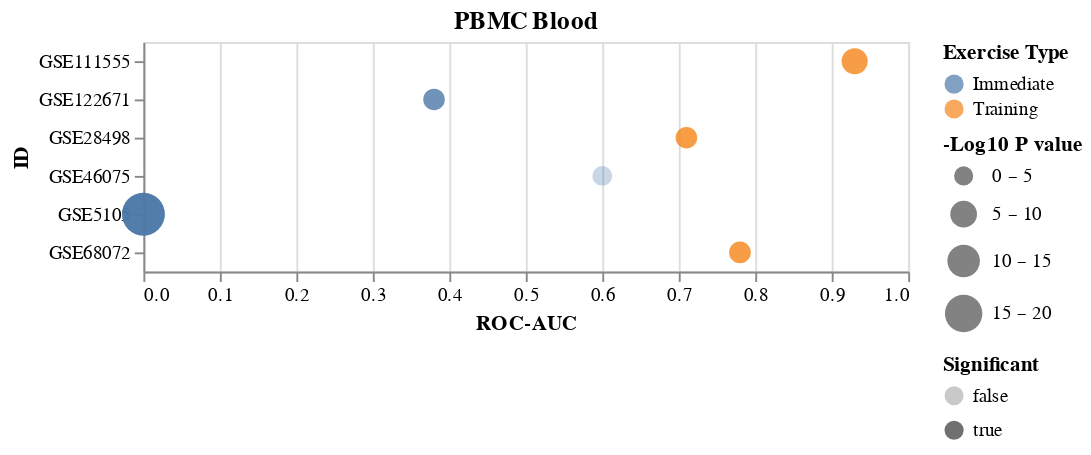

This figure's notebook cell:
### Code cell
chartLst[2]

### Figure 1 — Vega-Lite specification as saved in the notebook (floating-point values rounded to 4 significant figures)
{"config": {"view": {"continuousWidth": 400, "continuousHeight": 300}}, "data": {"name": "data-0e798f08373a2e7fa2a20d161f45fcac"}, "mark": "circle", "encoding": {"color": {"type": "nominal", "field": "Exercise Type"}, "opacity": {"type": "nominal", "field": "Significant"}, "size": {"type": "quantitative", "field": "-Log10 P value", "scale": {"bins": [0, 5, 10, 15, 20], "range": [100, 500], "reverse": false}}, "x": {"type": "quantitative", "field": "ROC-AUC", "scale": {"domain": [0, 1]}}, "y": {"type": "nominal", "field": "ID"}}, "title": "PBMC Blood", "$schema": "https://vega.github.io/schema/vega-lite/v4.8.1.json", "datasets": {"data-0e798f08373a2e7fa2a20d161f45fcac": [{"ID": "GSE111555", "ROC-AUC": 0.93, "Pval": 2.96e-05, "Exercise Type": "Training", "-Log10 P value": 4.529, "Significant": true}, {"ID": "GSE122671", "ROC-AUC": 0.38, "Pval": 0.0399, "Exercise Type": "Immediate", "-Log10 P value": 1.399, "Significant": true}, {"ID": "GSE28498", "ROC-AUC": 0.71, "Pval": 0.0386, "Exercise Type": "Training", "-Log10 P value": 1.413, "Significant": true}, {"ID": "GSE46075", "ROC-AUC": 0.6, "Pval": 0.375, "Exercise Type": "Immediate", "-Log10 P value": 0.426, "Significant": false}, {"ID": "GSE5105", "ROC-AUC": 0.0, "Pval": 7.27e-22, "Exercise Type": "Immediate", "-Log10 P value": 21.14, "Significant": true}, {"ID": "GSE5105", "ROC-AUC": 0.0, "Pval": 7.27e-22, "Exercise Type": "Immediate", "-Log10 P value": 21.14, "Significant": true}, {"ID": "GSE68072", "ROC-AUC": 0.78, "Pval": 0.0279, "Exercise Type": "Training", "-Log10 P value": 1.554, "Significant": true}]}}
